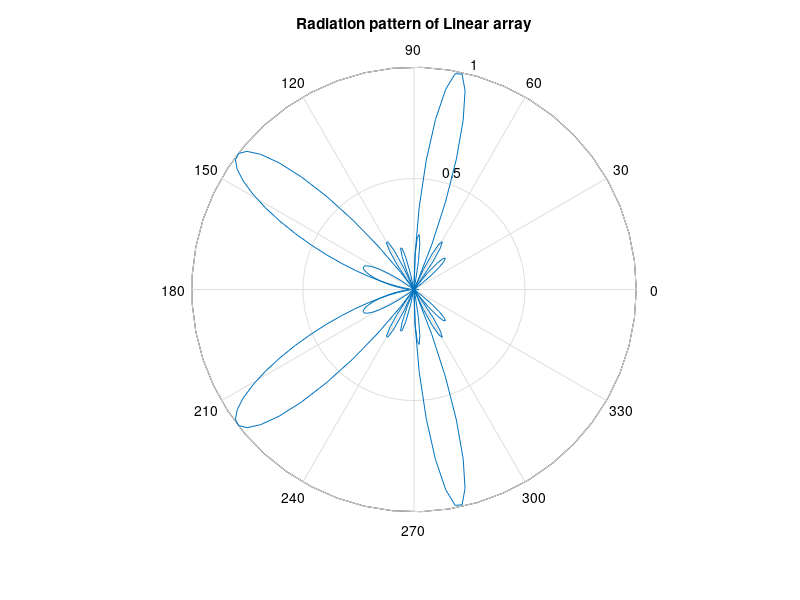

The MATLAB script that drew this image:
% Author : Vishwas K Singh
% Script to find radiation pattern of linear antenna array

% Clear everything
clc;
clear all;
close all;

% Take the lambda(Wavelength), N(Number of Elements), alpha(progressive phase),
% d(distance between elements)
lamda=input('enter the value of wavelength : ');
N=input('enter the number of elements : ');
alpha=input('enter your progressive phase : ');
d=input('enter the separation on distance between elements : ');

beta=(2*pi/lamda);
theta=pi/100:pi/100:2*pi;
psi=alpha+beta * d.* cos(theta);
c=sin(N*(psi./2))./sin(psi./2);

%plot the radiation pattern
polar(theta,c/N);
title('Radiation pattern of Linear array');
